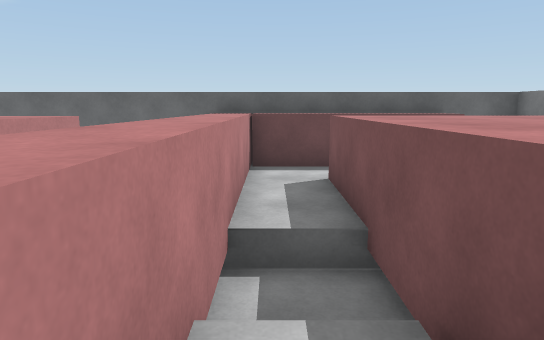
[1] (above)

12 first-person views from a walk through a 3-D level made in the Unity game engine. The camera is 1.4 m above the floor, tilts 10° down and sees 75° across. The floor is counted in squares, 1 m on a side. Each view is taken from the middle of a square. On the plan, view 1 faces up. The plan holds only what a view shows up to about 15 squares ahead; the rest is blank. The player is left out.

[2]
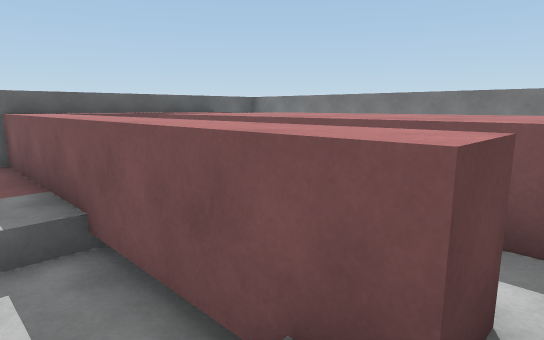

[3]
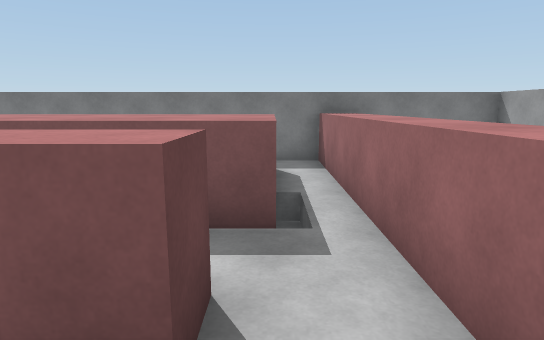

[4]
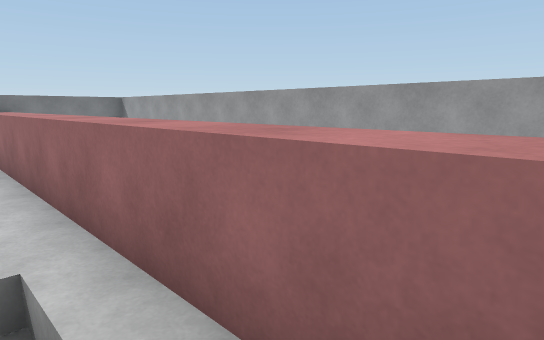

[5]
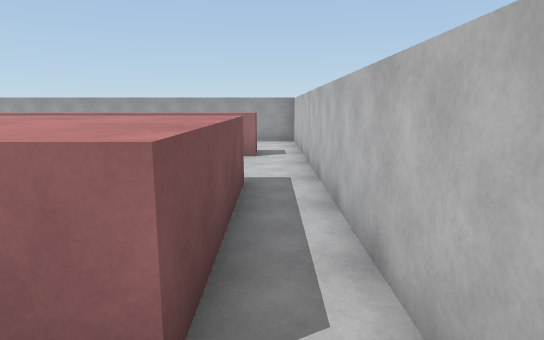

[6]
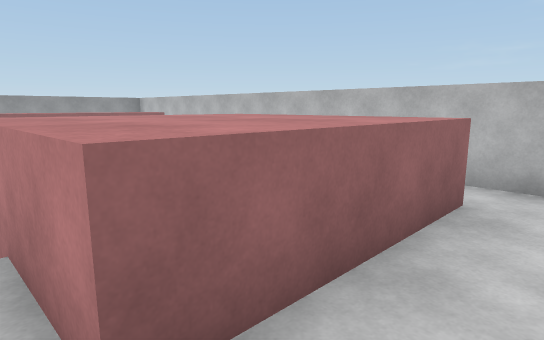

[7]
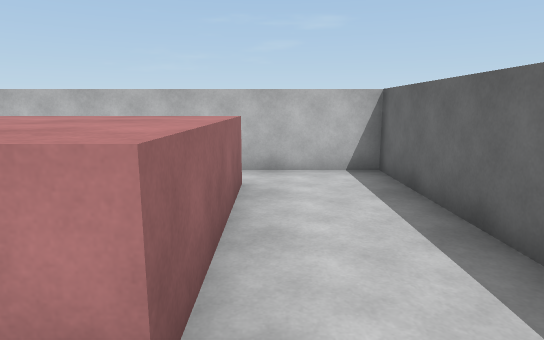

[8]
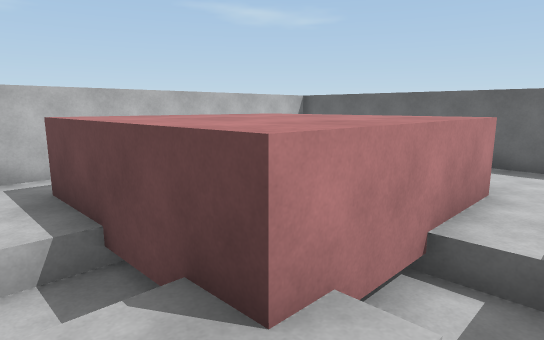

[9]
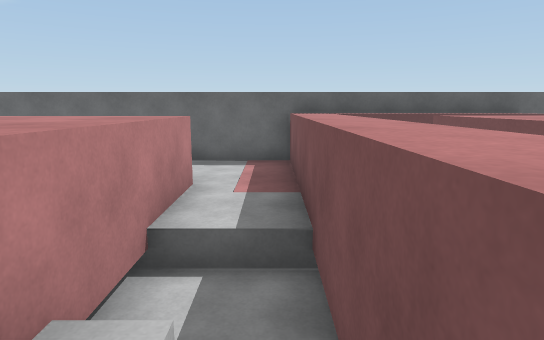

[10]
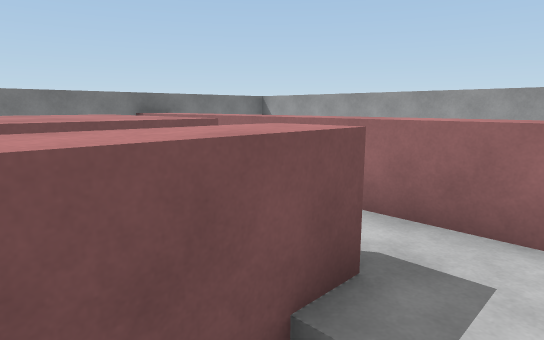

[11]
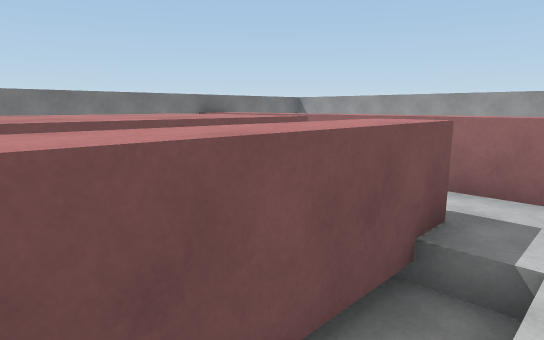

[12]
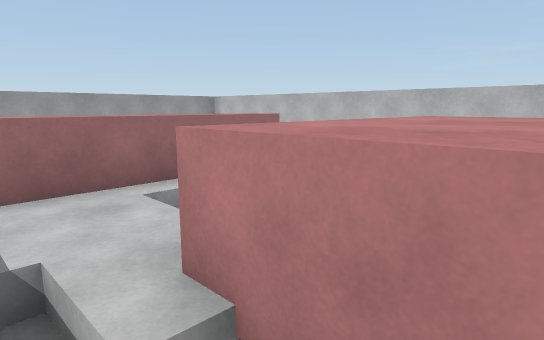

### Floor plan
Key: @ floor where view 1 was taken; # wall or solid block; . main floor; - floor 0.5 m lower than the main floor; / step, stairs or slope; = window, fence, low wall or low ledge; ^ raised ledge.
Columns run from 10 left of view 1 to 7 right of it. Each row starts with its distance up from view 1.
 10 #########^^^^^^###
  9 #........^^^^^^  #
  8 #........^..     #
  7 #........^..^^   #
  6 #.^^^^^..^.^^^^  #
  5 #.^^^^^..^.^^^^^ #
  4 #.^^^^^//^/^^^^^ #
  3 #.^^^^^--#-^^^^^ #
  2 #.^^^^^/-=/^^^^^ #
  1 #...--..-^.^^^^^ #
  0 #.. --...^@^^^^^ #
 -1 #.. --.....^^^^^.#
 -2 #.^^^^^^^^^^^^^^^#
 -3 #.^^^^^^^^^^^^^^^#
 -4 #.               #
 -5 #.               #
 -6 #.               #
 -7 ##################

Where each view was taken, in squares from view 1:
view 1: 0 up, 0 right, facing up
view 2: 1 down, 3 left, facing up-right
view 3: 1 down, 3 left, facing right
view 4: 1 down, 8 left, facing down-right
view 5: 8 up, 9 left, facing down
view 6: 8 up, 3 left, facing down-left
view 7: 7 up, 2 left, facing left
view 8: 0 up, 2 left, facing up-left
view 9: 0 up, 2 left, facing up
view 10: 2 up, 3 left, facing down-right
view 11: 4 up, 3 left, facing down-right
view 12: 4 up, 2 left, facing down-left
